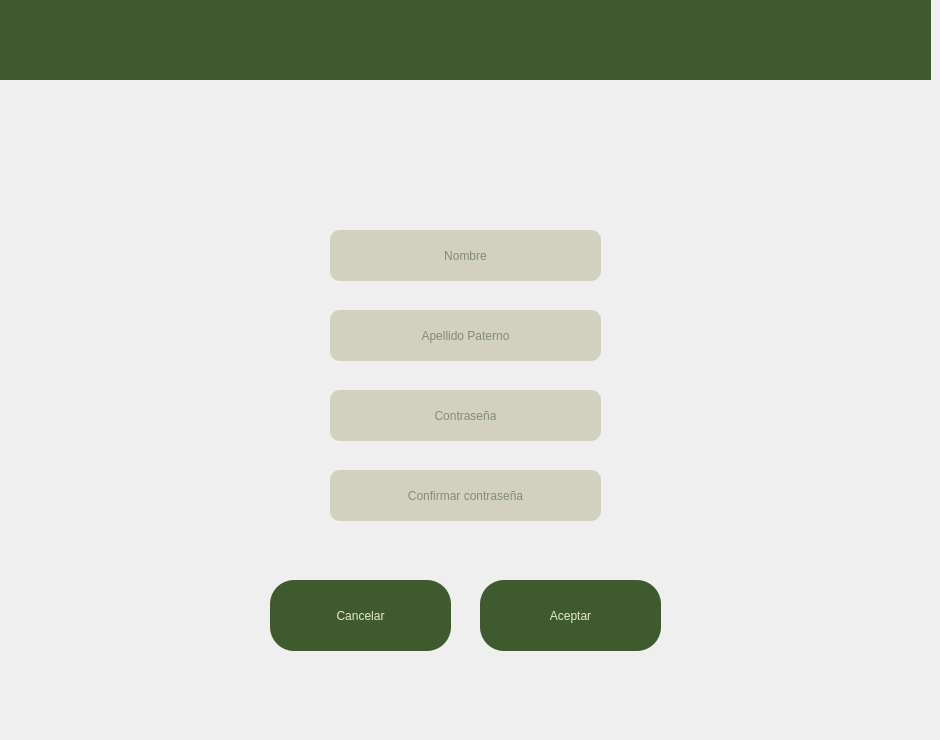
    <widget class="QWidget" name="page_5">
     <widget class="QWidget" name="widget_3" native="true">
      <property name="geometry">
       <rect>
        <x>0</x>
        <y>0</y>
        <width>931</width>
        <height>80</height>
       </rect>
      </property>
      <property name="styleSheet">
       <string notr="true">background-color: rgb(64, 90, 47);</string>
      </property>
      <widget class="QLabel" name="label_8">
       <property name="geometry">
        <rect>
         <x>10</x>
         <y>20</y>
         <width>111</width>
         <height>41</height>
        </rect>
       </property>
       <property name="text">
        <string/>
       </property>
       <property name="pixmap">
        <pixmap>Logo_nombre.png</pixmap>
       </property>
       <property name="scaledContents">
        <bool>true</bool>
       </property>
      </widget>
     </widget>
     <widget class="QLabel" name="label_9">
      <property name="geometry">
       <rect>
        <x>290</x>
        <y>100</y>
        <width>351</width>
        <height>81</height>
       </rect>
      </property>
      <property name="text">
       <string/>
      </property>
      <property name="pixmap">
       <pixmap>Registro.png</pixmap>
      </property>
      <property name="scaledContents">
       <bool>true</bool>
      </property>
      <property name="alignment">
       <set>Qt::AlignCenter</set>
      </property>
     </widget>
     <widget class="QLineEdit" name="lineEdit_nombre_registro">
      <property name="geometry">
       <rect>
        <x>330</x>
        <y>230</y>
        <width>271</width>
        <height>51</height>
       </rect>
      </property>
      <property name="styleSheet">
       <string notr="true">background-color: rgb(210, 209, 191);
color: rgb(43, 75, 30);
border-radius: 10px;
font: 20pt &quot;American Typewriter&quot;;</string>
      </property>
      <property name="text">
       <string/>
      </property>
      <property name="alignment">
       <set>Qt::AlignCenter</set>
      </property>
      <property name="placeholderText">
       <string>Nombre</string>
      </property>
     </widget>
     <widget class="QLineEdit" name="lineEdit_apellido_registro">
      <property name="geometry">
       <rect>
        <x>330</x>
        <y>310</y>
        <width>271</width>
        <height>51</height>
       </rect>
      </property>
      <property name="styleSheet">
       <string notr="true">background-color: rgb(210, 209, 191);
color: rgb(43, 75, 30);
border-radius: 10px;
font: 20pt &quot;American Typewriter&quot;;</string>
      </property>
      <property name="text">
       <string/>
      </property>
      <property name="alignment">
       <set>Qt::AlignCenter</set>
      </property>
      <property name="placeholderText">
       <string>Apellido Paterno</string>
      </property>
     </widget>
     <widget class="QLineEdit" name="lineEdit_password">
      <property name="geometry">
       <rect>
        <x>330</x>
        <y>390</y>
        <width>271</width>
        <height>51</height>
       </rect>
      </property>
      <property name="styleSheet">
       <string notr="true">background-color: rgb(210, 209, 191);
color: rgb(43, 75, 30);
border-radius: 10px;
font: 20pt &quot;American Typewriter&quot;;</string>
      </property>
      <property name="text">
       <string/>
      </property>
      <property name="alignment">
       <set>Qt::AlignCenter</set>
      </property>
      <property name="placeholderText">
       <string>Contraseña</string>
      </property>
     </widget>
     <widget class="QLineEdit" name="lineEdit_confirmpassword">
      <property name="geometry">
       <rect>
        <x>330</x>
        <y>470</y>
        <width>271</width>
        <height>51</height>
       </rect>
      </property>
      <property name="styleSheet">
       <string notr="true">background-color: rgb(210, 209, 191);
color: rgb(43, 75, 30);
border-radius: 10px;
font: 20pt &quot;American Typewriter&quot;;</string>
      </property>
      <property name="text">
       <string/>
      </property>
      <property name="alignment">
       <set>Qt::AlignCenter</set>
      </property>
      <property name="placeholderText">
       <string>Confirmar contraseña</string>
      </property>
     </widget>
     <widget class="QPushButton" name="pushButton_aceptar_reg">
      <property name="geometry">
       <rect>
        <x>480</x>
        <y>580</y>
        <width>181</width>
        <height>71</height>
       </rect>
      </property>
      <property name="cursor">
       <cursorShape>PointingHandCursor</cursorShape>
      </property>
      <property name="styleSheet">
       <string notr="true">QPushButton{
background-color: rgb(64, 90, 47);
border-radius: 24px;
color: rgb(231, 234, 210);
	font: 24pt &quot;Arial Rounded MT Bold&quot;;
}
QPushButton:hover{
background-color: rgb(231, 123, 56);
}
</string>
      </property>
      <property name="text">
       <string>Aceptar</string>
      </property>
     </widget>
     <widget class="QPushButton" name="pushButton_cancelar_reg">
      <property name="geometry">
       <rect>
        <x>270</x>
        <y>580</y>
        <width>181</width>
        <height>71</height>
       </rect>
      </property>
      <property name="cursor">
       <cursorShape>PointingHandCursor</cursorShape>
      </property>
      <property name="styleSheet">
       <string notr="true">QPushButton{
background-color: rgb(64, 90, 47);
border-radius: 24px;
color: rgb(231, 234, 210);
	font: 24pt &quot;Arial Rounded MT Bold&quot;;
}
QPushButton:hover{
background-color: rgb(231, 123, 56);
}
</string>
      </property>
      <property name="text">
       <string>Cancelar</string>
      </property>
     </widget>
     <widget class="QLabel" name="label_72">
      <property name="geometry">
       <rect>
        <x>0</x>
        <y>80</y>
        <width>171</width>
        <height>151</height>
       </rect>
      </property>
      <property name="text">
       <string/>
      </property>
      <property name="pixmap">
       <pixmap>Hojitas2.png</pixmap>
      </property>
      <property name="scaledContents">
       <bool>true</bool>
      </property>
     </widget>
     <widget class="QLabel" name="label_48">
      <property name="geometry">
       <rect>
        <x>670</x>
        <y>550</y>
        <width>261</width>
        <height>181</height>
       </rect>
      </property>
      <property name="text">
       <string/>
      </property>
      <property name="pixmap">
       <pixmap>diseño2.png</pixmap>
      </property>
      <property name="scaledContents">
       <bool>true</bool>
      </property>
     </widget>
     <widget class="QLabel" name="label_73">
      <property name="geometry">
       <rect>
        <x>760</x>
        <y>80</y>
        <width>171</width>
        <height>181</height>
       </rect>
      </property>
      <property name="text">
       <string/>
      </property>
      <property name="pixmap">
       <pixmap>diseño.png</pixmap>
      </property>
      <property name="scaledContents">
       <bool>true</bool>
      </property>
     </widget>
     <widget class="QLabel" name="label_74">
      <property name="geometry">
       <rect>
        <x>0</x>
        <y>580</y>
        <width>171</width>
        <height>151</height>
       </rect>
      </property>
      <property name="text">
       <string/>
      </property>
      <property name="pixmap">
       <pixmap>Hojitas.png</pixmap>
      </property>
      <property name="scaledContents">
       <bool>true</bool>
      </property>
     </widget>
     <widget class="QLabel" name="label_75">
      <property name="geometry">
       <rect>
        <x>0</x>
        <y>380</y>
        <width>171</width>
        <height>171</height>
       </rect>
      </property>
      <property name="text">
       <string/>
      </property>
      <property name="pixmap">
       <pixmap>diseño3.png</pixmap>
      </property>
      <property name="scaledContents">
       <bool>true</bool>
      </property>
     </widget>
    </widget>
